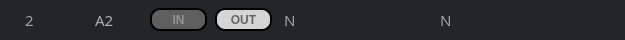
    <widget class="QGroupBox" name="groupBox_4">
     <property name="geometry">
      <rect>
       <x>10</x>
       <y>78</y>
       <width>625</width>
       <height>40</height>
      </rect>
     </property>
     <property name="styleSheet">
      <string notr="true">background-color: rgb(35, 38, 41);
border: 1px solid rgb(35, 38, 41);
border-radius: 17px</string>
     </property>
     <property name="title">
      <string/>
     </property>
     <widget class="QLabel" name="Caridlb_2">
      <property name="geometry">
       <rect>
        <x>20</x>
        <y>12</y>
        <width>21</width>
        <height>16</height>
       </rect>
      </property>
      <property name="font">
       <font>
        <family>AppleSDGothicNeoB00</family>
        <pointsize>11</pointsize>
        <weight>50</weight>
        <bold>false</bold>
       </font>
      </property>
      <property name="styleSheet">
       <string notr="true">color: rgb(159, 161, 162);
</string>
      </property>
      <property name="text">
       <string>2</string>
      </property>
     </widget>
     <widget class="QLabel" name="Caridlb_a2">
      <property name="geometry">
       <rect>
        <x>90</x>
        <y>12</y>
        <width>31</width>
        <height>16</height>
       </rect>
      </property>
      <property name="font">
       <font>
        <family>AppleSDGothicNeoB00</family>
        <pointsize>11</pointsize>
        <weight>50</weight>
        <bold>false</bold>
       </font>
      </property>
      <property name="styleSheet">
       <string notr="true">color: rgb(177, 177, 177);</string>
      </property>
      <property name="text">
       <string>A2</string>
      </property>
     </widget>
     <widget class="QPushButton" name="CarID2btIN">
      <property name="geometry">
       <rect>
        <x>150</x>
        <y>8</y>
        <width>57</width>
        <height>23</height>
       </rect>
      </property>
      <property name="font">
       <font>
        <weight>75</weight>
        <bold>true</bold>
       </font>
      </property>
      <property name="styleSheet">
       <string notr="true">QPushButton#CarID2btIN{
	background-color: rgb(95, 95, 95);
	color : rgb(146,146,146);
	border: 2px solid rgb(0,0,0);
	border-radius: 10px
}
</string>
      </property>
      <property name="text">
       <string>IN</string>
      </property>
     </widget>
     <widget class="QLabel" name="A2Carnamelb">
      <property name="geometry">
       <rect>
        <x>435</x>
        <y>12</y>
        <width>139</width>
        <height>16</height>
       </rect>
      </property>
      <property name="font">
       <font>
        <family>AppleSDGothicNeoB00</family>
        <pointsize>11</pointsize>
       </font>
      </property>
      <property name="styleSheet">
       <string notr="true">color: rgb(159, 161, 162);</string>
      </property>
      <property name="text">
       <string>N</string>
      </property>
     </widget>
     <widget class="QLabel" name="A2timerlb">
      <property name="geometry">
       <rect>
        <x>279</x>
        <y>12</y>
        <width>56</width>
        <height>16</height>
       </rect>
      </property>
      <property name="font">
       <font>
        <family>AppleSDGothicNeoB00</family>
        <pointsize>11</pointsize>
       </font>
      </property>
      <property name="styleSheet">
       <string notr="true">color: rgb(159, 161, 162);</string>
      </property>
      <property name="text">
       <string>N</string>
      </property>
     </widget>
     <widget class="QPushButton" name="CarID2btOut">
      <property name="geometry">
       <rect>
        <x>215</x>
        <y>8</y>
        <width>57</width>
        <height>23</height>
       </rect>
      </property>
      <property name="font">
       <font>
        <weight>75</weight>
        <bold>true</bold>
       </font>
      </property>
      <property name="styleSheet">
       <string notr="true">QPushButton#CarID2btOut{
	background-color: rgb(213, 213, 213);
	color : rgb(101,101,101);
	border: 2px solid rgb(0,0,0);
	border-radius: 10px
}</string>
      </property>
      <property name="text">
       <string>OUT</string>
      </property>
     </widget>
     <widget class="QLabel" name="Car2Statelb">
      <property name="geometry">
       <rect>
        <x>348</x>
        <y>10</y>
        <width>31</width>
        <height>21</height>
       </rect>
      </property>
      <property name="text">
       <string/>
      </property>
     </widget>
    </widget>
